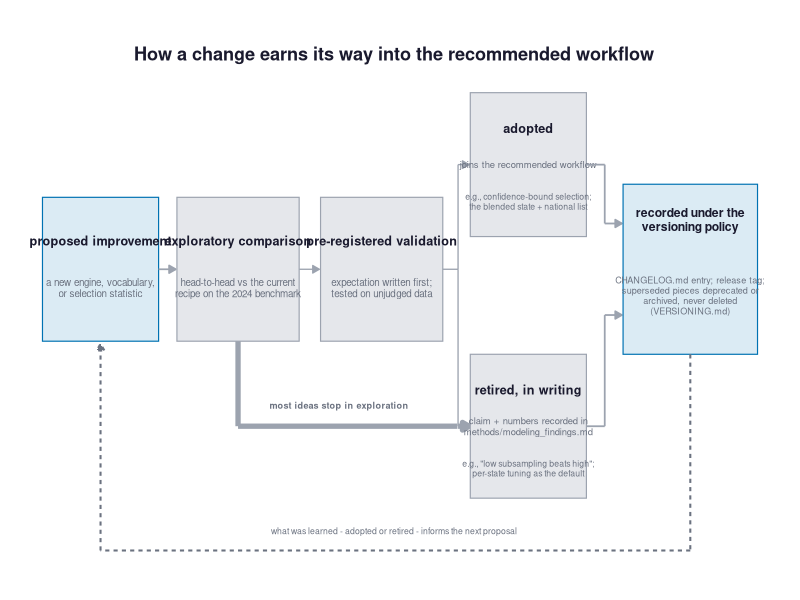

Source code (R):
# Companion figure to the pipeline diagram: how a proposed change qualifies
# for the recommended workflow, closed as a loop (the outcome, adopted or
# retired, is recorded under the versioning policy and informs the next
# proposal). Grid-aligned boxes, orthogonal connectors.
# Output: presentation_figures/refinement_loop.png

suppressMessages(library(ggplot2))
dir.create("presentation_figures", showWarnings = FALSE)

INK    <- "#1a1a2e"
MUTED  <- "#6b7280"
BOX    <- "#e5e7eb"
EDGE   <- "#9ca3af"
BLUE   <- "#0072B2"

arrowspec <- arrow(length = unit(5.5, "pt"), type = "closed")
box <- function(x, y, w, h, fill, colour = NA)
  annotate("rect", xmin = x - w/2, xmax = x + w/2, ymin = y - h/2, ymax = y + h/2,
           fill = fill, colour = colour, linewidth = 0.4)
lbl <- function(x, y, text, size = 3.2, col = INK, face = "plain", lh = 0.95)
  annotate("text", x = x, y = y, label = text, size = size, colour = col,
           fontface = face, lineheight = lh)
seg <- function(x1, y1, x2, y2, col = EDGE, lt = "solid", ah = TRUE, lw = 0.6) {
  # passing arrow = NULL into annotate() silently drops the layer; only
  # include the argument when an arrowhead is wanted
  if (ah)
    annotate("segment", x = x1, y = y1, xend = x2, yend = y2,
             colour = col, linewidth = lw, linetype = lt, arrow = arrowspec)
  else
    annotate("segment", x = x1, y = y1, xend = x2, yend = y2,
             colour = col, linewidth = lw, linetype = lt)
}

p <- ggplot() +
  ## spine row (centers y = 2.6; heights 1.1)
  box(1.3, 2.6, 1.9, 1.1, fill = scales::alpha(BLUE, 0.14), colour = BLUE) +
  lbl(1.3, 2.82, "proposed improvement", 3.2, INK, "bold") +
  lbl(1.3, 2.46, "a new engine, vocabulary,\nor selection statistic", 2.5, MUTED) +
  seg(2.25, 2.6, 2.53, 2.6) +
  box(3.55, 2.6, 2.0, 1.1, fill = BOX, colour = EDGE) +
  lbl(3.55, 2.82, "exploratory comparison", 3.2, INK, "bold") +
  lbl(3.55, 2.46, "head-to-head vs the current\nrecipe on the 2024 benchmark", 2.5, MUTED) +
  seg(4.55, 2.6, 4.88, 2.6, lw = 0.45) +
  box(5.9, 2.6, 2.0, 1.1, fill = BOX, colour = EDGE) +
  lbl(5.9, 2.82, "pre-registered validation", 3.2, INK, "bold") +
  lbl(5.9, 2.46, "expectation written first;\ntested on unjudged data", 2.5, MUTED) +
  ## split to the two outcomes (orthogonal)
  seg(6.9, 2.6, 7.15, 2.6, ah = FALSE, lw = 0.45) +
  seg(7.15, 2.6, 7.15, 3.4, ah = FALSE, lw = 0.45) +
  seg(7.15, 3.4, 7.33, 3.4, lw = 0.45) +
  seg(7.15, 2.6, 7.15, 1.4, ah = FALSE, lw = 0.45) +
  seg(7.15, 1.4, 7.33, 1.4, lw = 1.8) +
  ## exploration kill-path joins the falls-short rail
  seg(3.55, 2.05, 3.55, 1.4, ah = FALSE, lw = 1.8) +
  seg(3.55, 1.4, 7.14, 1.4, ah = FALSE, lw = 1.8) +
  lbl(5.2, 1.56, "most ideas stop in exploration", 2.3, MUTED, "bold") +
  ## outcomes column (centers x = 8.3)
  box(8.3, 3.4, 1.9, 1.1, fill = BOX, colour = EDGE) +
  lbl(8.3, 3.68, "adopted", 3.2, INK, "bold") +
  lbl(8.3, 3.40, "joins the recommended workflow", 2.4, MUTED) +
  lbl(8.3, 3.12, "e.g., confidence-bound selection;\nthe blended state + national list", 2.2, MUTED) +
  box(8.3, 1.4, 1.9, 1.1, fill = BOX, colour = EDGE) +
  lbl(8.3, 1.68, "retired, in writing", 3.2, INK, "bold") +
  lbl(8.3, 1.40, "claim + numbers recorded in\nmethods/modeling_findings.md", 2.4, MUTED) +
  lbl(8.3, 1.08, "e.g., \"low subsampling beats high\";\nper-state tuning as the default", 2.2, MUTED) +
  ## both outcomes converge on the versioning terminal (orthogonal)
  seg(9.25, 3.4, 9.55, 3.4, ah = FALSE) +
  seg(9.55, 3.4, 9.55, 2.95, ah = FALSE) +
  seg(9.55, 2.95, 9.83, 2.95) +
  seg(9.25, 1.4, 9.55, 1.4, ah = FALSE) +
  seg(9.55, 1.4, 9.55, 2.25, ah = FALSE) +
  seg(9.55, 2.25, 9.83, 2.25) +
  box(10.95, 2.6, 2.2, 1.3, fill = scales::alpha(BLUE, 0.14), colour = BLUE) +
  lbl(10.95, 2.98, "recorded under the\nversioning policy", 3.1, INK, "bold") +
  lbl(10.95, 2.40, "CHANGELOG.md entry; release tag;\nsuperseded pieces deprecated or\narchived, never deleted\n(VERSIONING.md)", 2.3, MUTED) +
  ## the loop closes: terminal -> next proposal
  seg(10.95, 1.95, 10.95, 0.45, col = MUTED, lt = "22", ah = FALSE, lw = 0.7) +
  seg(10.95, 0.45, 1.3, 0.45, col = MUTED, lt = "22", ah = FALSE, lw = 0.7) +
  seg(1.3, 0.45, 1.3, 2.03, col = MUTED, lt = "22", lw = 0.7) +
  lbl(6.1, 0.60, "what was learned - adopted or retired - informs the next proposal", 2.2, MUTED) +
  lbl(6.1, 4.25, "How a change earns its way into the recommended workflow", 4.6, INK, "bold") +
  coord_cartesian(xlim = c(0.25, 12.15), ylim = c(0.28, 4.45)) +
  theme_void()
ggsave("presentation_figures/refinement_loop.png", p,
       width = 12.2, height = 4.3, dpi = 300, bg = "white")
cat("wrote presentation_figures/refinement_loop.png\n")
